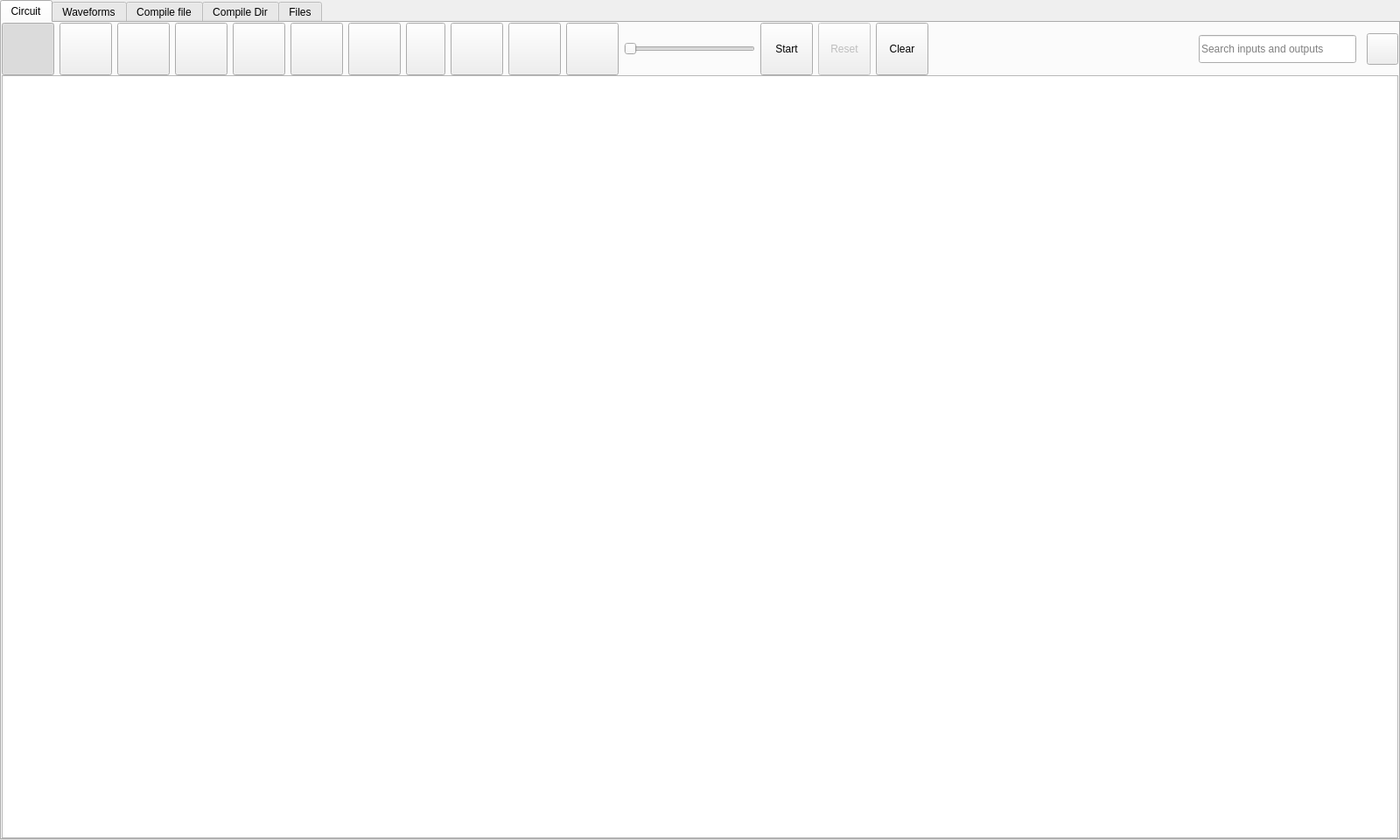
<?xml version="1.0" encoding="UTF-8"?>
<ui version="4.0">
 <class>BitSimulatorClass</class>
 <widget class="QMainWindow" name="BitSimulatorClass">
  <property name="geometry">
   <rect>
    <x>0</x>
    <y>0</y>
    <width>1600</width>
    <height>960</height>
   </rect>
  </property>
  <property name="windowTitle">
   <string>BitSimulator</string>
  </property>
  <widget class="QWidget" name="centralWidget">
   <layout class="QHBoxLayout" name="horizontalLayout_2">
    <property name="spacing">
     <number>6</number>
    </property>
    <property name="leftMargin">
     <number>0</number>
    </property>
    <property name="topMargin">
     <number>0</number>
    </property>
    <property name="rightMargin">
     <number>0</number>
    </property>
    <property name="bottomMargin">
     <number>0</number>
    </property>
    <item>
     <widget class="QTabWidget" name="tabWidget">
      <property name="currentIndex">
       <number>0</number>
      </property>
      <widget class="QWidget" name="CircuitTab">
       <attribute name="title">
        <string>Circuit</string>
       </attribute>
       <layout class="QHBoxLayout" name="horizontalLayout_3">
        <property name="spacing">
         <number>5</number>
        </property>
        <property name="leftMargin">
         <number>0</number>
        </property>
        <property name="topMargin">
         <number>0</number>
        </property>
        <property name="rightMargin">
         <number>0</number>
        </property>
        <property name="bottomMargin">
         <number>0</number>
        </property>
        <item>
         <layout class="QGridLayout" name="gridLayout_2" columnstretch="1,0,0,0,0">
          <property name="horizontalSpacing">
           <number>6</number>
          </property>
          <property name="verticalSpacing">
           <number>0</number>
          </property>
          <item row="1" column="0" colspan="5">
           <widget class="CircuitCanvas" name="camera"/>
          </item>
          <item row="0" column="2">
           <widget class="QLineEdit" name="searchBar">
            <property name="minimumSize">
             <size>
              <width>180</width>
              <height>32</height>
             </size>
            </property>
            <property name="maximumSize">
             <size>
              <width>240</width>
              <height>16777215</height>
             </size>
            </property>
            <property name="toolTip">
             <string>Find an input or output by name (a regular expression, any case); Enter jumps to a single match</string>
            </property>
            <property name="placeholderText">
             <string>Search inputs and outputs</string>
            </property>
            <property name="clearButtonEnabled">
             <bool>true</bool>
            </property>
           </widget>
          </item>
          <item row="0" column="1">
           <spacer name="horizontalSpacer">
            <property name="maximumSize">
             <size>
              <width>16777215</width>
              <height>60</height>
             </size>
            </property>
            <property name="orientation">
             <enum>Qt::Orientation::Horizontal</enum>
            </property>
            <property name="sizeHint" stdset="0">
             <size>
              <width>40</width>
              <height>20</height>
             </size>
            </property>
           </spacer>
          </item>
          <item row="0" column="0">
           <layout class="QGridLayout" name="gridLayout">
            <property name="horizontalSpacing">
             <number>6</number>
            </property>
            <item row="0" column="5">
             <widget class="GateButton" name="xnorButton">
              <property name="sizePolicy">
               <sizepolicy hsizetype="Minimum" vsizetype="Fixed">
                <horstretch>0</horstretch>
                <verstretch>0</verstretch>
               </sizepolicy>
              </property>
              <property name="minimumSize">
               <size>
                <width>60</width>
                <height>40</height>
               </size>
              </property>
              <property name="maximumSize">
               <size>
                <width>70</width>
                <height>60</height>
               </size>
              </property>
              <property name="text">
               <string/>
              </property>
              <property name="checkable">
               <bool>true</bool>
              </property>
              <property name="checked">
               <bool>false</bool>
              </property>
              <property name="autoExclusive">
               <bool>true</bool>
              </property>
             </widget>
            </item>
            <item row="0" column="10">
             <widget class="SourceButton" name="srcButton">
              <property name="sizePolicy">
               <sizepolicy hsizetype="Minimum" vsizetype="Fixed">
                <horstretch>0</horstretch>
                <verstretch>0</verstretch>
               </sizepolicy>
              </property>
              <property name="minimumSize">
               <size>
                <width>60</width>
                <height>40</height>
               </size>
              </property>
              <property name="maximumSize">
               <size>
                <width>70</width>
                <height>60</height>
               </size>
              </property>
              <property name="text">
               <string/>
              </property>
              <property name="checkable">
               <bool>true</bool>
              </property>
              <property name="checked">
               <bool>false</bool>
              </property>
              <property name="autoExclusive">
               <bool>true</bool>
              </property>
             </widget>
            </item>
            <item row="0" column="6">
             <widget class="GateButton" name="notButton">
              <property name="sizePolicy">
               <sizepolicy hsizetype="Minimum" vsizetype="Fixed">
                <horstretch>0</horstretch>
                <verstretch>0</verstretch>
               </sizepolicy>
              </property>
              <property name="minimumSize">
               <size>
                <width>60</width>
                <height>40</height>
               </size>
              </property>
              <property name="maximumSize">
               <size>
                <width>70</width>
                <height>60</height>
               </size>
              </property>
              <property name="text">
               <string/>
              </property>
              <property name="checkable">
               <bool>true</bool>
              </property>
              <property name="checked">
               <bool>false</bool>
              </property>
              <property name="autoExclusive">
               <bool>true</bool>
              </property>
             </widget>
            </item>
            <item row="0" column="4">
             <widget class="GateButton" name="xorButton">
              <property name="sizePolicy">
               <sizepolicy hsizetype="Minimum" vsizetype="Fixed">
                <horstretch>0</horstretch>
                <verstretch>0</verstretch>
               </sizepolicy>
              </property>
              <property name="minimumSize">
               <size>
                <width>60</width>
                <height>40</height>
               </size>
              </property>
              <property name="maximumSize">
               <size>
                <width>70</width>
                <height>60</height>
               </size>
              </property>
              <property name="text">
               <string/>
              </property>
              <property name="checkable">
               <bool>true</bool>
              </property>
              <property name="checked">
               <bool>false</bool>
              </property>
              <property name="autoExclusive">
               <bool>true</bool>
              </property>
             </widget>
            </item>
            <item row="0" column="0">
             <widget class="GateButton" name="andButton">
              <property name="sizePolicy">
               <sizepolicy hsizetype="Minimum" vsizetype="Fixed">
                <horstretch>0</horstretch>
                <verstretch>0</verstretch>
               </sizepolicy>
              </property>
              <property name="minimumSize">
               <size>
                <width>60</width>
                <height>40</height>
               </size>
              </property>
              <property name="maximumSize">
               <size>
                <width>70</width>
                <height>60</height>
               </size>
              </property>
              <property name="text">
               <string/>
              </property>
              <property name="checkable">
               <bool>true</bool>
              </property>
              <property name="checked">
               <bool>true</bool>
              </property>
              <property name="autoExclusive">
               <bool>true</bool>
              </property>
             </widget>
            </item>
            <item row="0" column="13">
             <widget class="QPushButton" name="resetButton">
              <property name="enabled">
               <bool>false</bool>
              </property>
              <property name="sizePolicy">
               <sizepolicy hsizetype="Minimum" vsizetype="Fixed">
                <horstretch>0</horstretch>
                <verstretch>0</verstretch>
               </sizepolicy>
              </property>
              <property name="minimumSize">
               <size>
                <width>60</width>
                <height>40</height>
               </size>
              </property>
              <property name="maximumSize">
               <size>
                <width>75</width>
                <height>60</height>
               </size>
              </property>
              <property name="toolTip">
               <string>End the run and clear its values and waveforms; Start then runs the circuit from the first tick</string>
              </property>
              <property name="text">
               <string>Reset</string>
              </property>
             </widget>
            </item>
            <item row="0" column="14">
             <widget class="QPushButton" name="clearButton">
              <property name="sizePolicy">
               <sizepolicy hsizetype="Minimum" vsizetype="Minimum">
                <horstretch>0</horstretch>
                <verstretch>0</verstretch>
               </sizepolicy>
              </property>
              <property name="minimumSize">
               <size>
                <width>60</width>
                <height>40</height>
               </size>
              </property>
              <property name="maximumSize">
               <size>
                <width>75</width>
                <height>60</height>
               </size>
              </property>
              <property name="text">
               <string>Clear</string>
              </property>
             </widget>
            </item>
            <item row="0" column="3">
             <widget class="GateButton" name="norButton">
              <property name="sizePolicy">
               <sizepolicy hsizetype="Minimum" vsizetype="Fixed">
                <horstretch>0</horstretch>
                <verstretch>0</verstretch>
               </sizepolicy>
              </property>
              <property name="minimumSize">
               <size>
                <width>60</width>
                <height>40</height>
               </size>
              </property>
              <property name="maximumSize">
               <size>
                <width>70</width>
                <height>60</height>
               </size>
              </property>
              <property name="text">
               <string/>
              </property>
              <property name="checkable">
               <bool>true</bool>
              </property>
              <property name="checked">
               <bool>false</bool>
              </property>
              <property name="autoExclusive">
               <bool>true</bool>
              </property>
             </widget>
            </item>
            <item row="0" column="2">
             <widget class="GateButton" name="orButton">
              <property name="sizePolicy">
               <sizepolicy hsizetype="Minimum" vsizetype="Fixed">
                <horstretch>0</horstretch>
                <verstretch>0</verstretch>
               </sizepolicy>
              </property>
              <property name="minimumSize">
               <size>
                <width>60</width>
                <height>40</height>
               </size>
              </property>
              <property name="maximumSize">
               <size>
                <width>70</width>
                <height>60</height>
               </size>
              </property>
              <property name="text">
               <string/>
              </property>
              <property name="checkable">
               <bool>true</bool>
              </property>
              <property name="checked">
               <bool>false</bool>
              </property>
              <property name="autoExclusive">
               <bool>true</bool>
              </property>
             </widget>
            </item>
            <item row="0" column="12">
             <widget class="QPushButton" name="startButton">
              <property name="sizePolicy">
               <sizepolicy hsizetype="Minimum" vsizetype="Fixed">
                <horstretch>0</horstretch>
                <verstretch>0</verstretch>
               </sizepolicy>
              </property>
              <property name="minimumSize">
               <size>
                <width>60</width>
                <height>40</height>
               </size>
              </property>
              <property name="maximumSize">
               <size>
                <width>75</width>
                <height>60</height>
               </size>
              </property>
              <property name="text">
               <string>Start</string>
              </property>
             </widget>
            </item>
            <item row="0" column="9">
             <widget class="DisplayButton" name="displayButton">
              <property name="sizePolicy">
               <sizepolicy hsizetype="Minimum" vsizetype="Fixed">
                <horstretch>0</horstretch>
                <verstretch>0</verstretch>
               </sizepolicy>
              </property>
              <property name="minimumSize">
               <size>
                <width>60</width>
                <height>40</height>
               </size>
              </property>
              <property name="maximumSize">
               <size>
                <width>70</width>
                <height>60</height>
               </size>
              </property>
              <property name="text">
               <string/>
              </property>
              <property name="checkable">
               <bool>true</bool>
              </property>
              <property name="checked">
               <bool>false</bool>
              </property>
              <property name="autoExclusive">
               <bool>true</bool>
              </property>
             </widget>
            </item>
            <item row="0" column="8">
             <widget class="RegisterButton" name="regButton">
              <property name="sizePolicy">
               <sizepolicy hsizetype="Minimum" vsizetype="Fixed">
                <horstretch>0</horstretch>
                <verstretch>0</verstretch>
               </sizepolicy>
              </property>
              <property name="minimumSize">
               <size>
                <width>60</width>
                <height>40</height>
               </size>
              </property>
              <property name="maximumSize">
               <size>
                <width>70</width>
                <height>60</height>
               </size>
              </property>
              <property name="text">
               <string/>
              </property>
              <property name="checkable">
               <bool>true</bool>
              </property>
              <property name="checked">
               <bool>false</bool>
              </property>
              <property name="autoExclusive">
               <bool>true</bool>
              </property>
             </widget>
            </item>
            <item row="0" column="7">
             <widget class="MuxButton" name="muxButton">
              <property name="sizePolicy">
               <sizepolicy hsizetype="Minimum" vsizetype="Fixed">
                <horstretch>0</horstretch>
                <verstretch>0</verstretch>
               </sizepolicy>
              </property>
              <property name="minimumSize">
               <size>
                <width>45</width>
                <height>40</height>
               </size>
              </property>
              <property name="maximumSize">
               <size>
                <width>45</width>
                <height>60</height>
               </size>
              </property>
              <property name="text">
               <string/>
              </property>
              <property name="checkable">
               <bool>true</bool>
              </property>
              <property name="checked">
               <bool>false</bool>
              </property>
              <property name="autoExclusive">
               <bool>true</bool>
              </property>
             </widget>
            </item>
            <item row="0" column="11">
             <widget class="QSlider" name="slider">
              <property name="sizePolicy">
               <sizepolicy hsizetype="Expanding" vsizetype="Minimum">
                <horstretch>0</horstretch>
                <verstretch>0</verstretch>
               </sizepolicy>
              </property>
              <property name="minimumSize">
               <size>
                <width>150</width>
                <height>60</height>
               </size>
              </property>
              <property name="maximumSize">
               <size>
                <width>250</width>
                <height>60</height>
               </size>
              </property>
              <property name="orientation">
               <enum>Qt::Orientation::Horizontal</enum>
              </property>
             </widget>
            </item>
            <item row="0" column="1">
             <widget class="GateButton" name="nandButton">
              <property name="sizePolicy">
               <sizepolicy hsizetype="Minimum" vsizetype="Fixed">
                <horstretch>0</horstretch>
                <verstretch>0</verstretch>
               </sizepolicy>
              </property>
              <property name="minimumSize">
               <size>
                <width>60</width>
                <height>40</height>
               </size>
              </property>
              <property name="maximumSize">
               <size>
                <width>70</width>
                <height>60</height>
               </size>
              </property>
              <property name="text">
               <string/>
              </property>
              <property name="checkable">
               <bool>true</bool>
              </property>
              <property name="checked">
               <bool>false</bool>
              </property>
              <property name="autoExclusive">
               <bool>true</bool>
              </property>
             </widget>
            </item>
           </layout>
          </item>
          <item row="0" column="4">
           <widget class="QPushButton" name="themeButton">
            <property name="minimumSize">
             <size>
              <width>36</width>
              <height>36</height>
             </size>
            </property>
            <property name="maximumSize">
             <size>
              <width>36</width>
              <height>36</height>
             </size>
            </property>
            <property name="cursor">
             <cursorShape>PointingHandCursor</cursorShape>
            </property>
            <property name="focusPolicy">
             <enum>Qt::FocusPolicy::NoFocus</enum>
            </property>
            <property name="toolTip">
             <string>Switch between light and dark mode</string>
            </property>
            <property name="text">
             <string/>
            </property>
           </widget>
          </item>
          <item row="0" column="3">
           <spacer name="horizontalSpacer_2">
            <property name="orientation">
             <enum>Qt::Orientation::Horizontal</enum>
            </property>
            <property name="sizeHint" stdset="0">
             <size>
              <width>40</width>
              <height>20</height>
             </size>
            </property>
           </spacer>
          </item>
         </layout>
        </item>
       </layout>
      </widget>
      <widget class="QWidget" name="waveformTab">
       <attribute name="title">
        <string>Waveforms</string>
       </attribute>
       <layout class="QVBoxLayout" name="waveformLayout" stretch="0,1">
        <property name="spacing">
         <number>8</number>
        </property>
        <property name="leftMargin">
         <number>8</number>
        </property>
        <property name="topMargin">
         <number>8</number>
        </property>
        <property name="rightMargin">
         <number>8</number>
        </property>
        <property name="bottomMargin">
         <number>8</number>
        </property>
        <item>
         <layout class="QHBoxLayout" name="waveToolbar">
          <property name="spacing">
           <number>6</number>
          </property>
          <item>
           <widget class="QPushButton" name="waveZoomIn">
            <property name="toolTip">
             <string>Zoom in (or Ctrl+mouse wheel)</string>
            </property>
            <property name="text">
             <string>Zoom in</string>
            </property>
           </widget>
          </item>
          <item>
           <widget class="QPushButton" name="waveZoomOut">
            <property name="toolTip">
             <string>Zoom out (or Ctrl+mouse wheel)</string>
            </property>
            <property name="text">
             <string>Zoom out</string>
            </property>
           </widget>
          </item>
          <item>
           <widget class="QPushButton" name="waveZoomFit">
            <property name="toolTip">
             <string>Show the whole run</string>
            </property>
            <property name="text">
             <string>Fit</string>
            </property>
           </widget>
          </item>
          <item>
           <widget class="QPushButton" name="waveFollow">
            <property name="toolTip">
             <string>Keep the newest tick in view while the simulation runs</string>
            </property>
            <property name="text">
             <string>Follow</string>
            </property>
            <property name="checkable">
             <bool>true</bool>
            </property>
            <property name="checked">
             <bool>true</bool>
            </property>
           </widget>
          </item>
          <item>
           <widget class="QFrame" name="waveToolbarSeparator">
            <property name="frameShape">
             <enum>QFrame::Shape::VLine</enum>
            </property>
           </widget>
          </item>
          <item>
           <widget class="QPushButton" name="waveStartButton">
            <property name="toolTip">
             <string>Run the circuit from the first tick</string>
            </property>
            <property name="text">
             <string>Start</string>
            </property>
           </widget>
          </item>
          <item>
           <widget class="QPushButton" name="waveResetButton">
            <property name="enabled">
             <bool>false</bool>
            </property>
            <property name="toolTip">
             <string>End the run and clear its values and waveforms; Start then runs the circuit from the first tick</string>
            </property>
            <property name="text">
             <string>Reset</string>
            </property>
           </widget>
          </item>
          <item>
           <widget class="QLabel" name="waveHint">
            <property name="text">
             <string>Click: cursor · Shift+click: second cursor · Drag: pan · Wheel: time · Shift+wheel: rows · Ctrl+wheel: zoom · Right-click a row: radix, split, remove</string>
            </property>
            <property name="muted" stdset="0">
             <bool>true</bool>
            </property>
           </widget>
          </item>
          <item>
           <spacer name="waveToolbarSpacer">
            <property name="orientation">
             <enum>Qt::Orientation::Horizontal</enum>
            </property>
            <property name="sizeHint" stdset="0">
             <size>
              <width>20</width>
              <height>20</height>
             </size>
            </property>
           </spacer>
          </item>
          <item>
           <widget class="QLabel" name="waveStatus">
            <property name="muted" stdset="0">
             <bool>true</bool>
            </property>
           </widget>
          </item>
         </layout>
        </item>
        <item>
         <widget class="QSplitter" name="waveSplitter">
          <property name="orientation">
           <enum>Qt::Orientation::Horizontal</enum>
          </property>
          <property name="childrenCollapsible">
           <bool>false</bool>
          </property>
          <widget class="QTreeWidget" name="waveSignalTree">
           <property name="minimumSize">
            <size>
             <width>180</width>
             <height>0</height>
            </size>
           </property>
           <property name="toolTip">
            <string>Check a port to show it in the waveforms; check a block to show all of its ports</string>
           </property>
           <property name="uniformRowHeights">
            <bool>true</bool>
           </property>
           <column>
            <property name="text">
             <string>Signal</string>
            </property>
           </column>
           <column>
            <property name="text">
             <string>Port</string>
            </property>
           </column>
          </widget>
          <widget class="WaveformView" name="waveView" native="true"/>
         </widget>
        </item>
       </layout>
      </widget>
      <widget class="QWidget" name="hdlEditorTab">
       <attribute name="title">
        <string>Compile file</string>
       </attribute>
       <layout class="QVBoxLayout" name="hdlEditorLayout">
        <property name="spacing">
         <number>10</number>
        </property>
        <property name="leftMargin">
         <number>16</number>
        </property>
        <property name="topMargin">
         <number>16</number>
        </property>
        <property name="rightMargin">
         <number>16</number>
        </property>
        <property name="bottomMargin">
         <number>16</number>
        </property>
        <item>
         <widget class="QLabel" name="hdlEditorHint">
          <property name="text">
           <string>Put your System Verilog, Verilog or VHDL code in the editor. The top module is found automatically.</string>
          </property>
          <property name="wordWrap">
           <bool>true</bool>
          </property>
          <property name="muted" stdset="0">
           <bool>true</bool>
          </property>
         </widget>
        </item>
        <item>
         <widget class="QPlainTextEdit" name="hdlEditor"/>
        </item>
        <item>
         <layout class="QHBoxLayout" name="hdlEditorButtonRow">
          <item>
           <spacer name="hdlEditorSpacer">
            <property name="orientation">
             <enum>Qt::Orientation::Horizontal</enum>
            </property>
            <property name="sizeHint" stdset="0">
             <size>
              <width>40</width>
              <height>20</height>
             </size>
            </property>
           </spacer>
          </item>
          <item>
           <widget class="QPushButton" name="compileButton">
            <property name="text">
             <string>Compile</string>
            </property>
           </widget>
          </item>
         </layout>
        </item>
       </layout>
      </widget>
      <widget class="QWidget" name="CompileDirTab">
       <attribute name="title">
        <string>Compile Dir</string>
       </attribute>
       <layout class="QVBoxLayout" name="compileDirLayout">
        <property name="spacing">
         <number>10</number>
        </property>
        <property name="leftMargin">
         <number>16</number>
        </property>
        <property name="topMargin">
         <number>16</number>
        </property>
        <property name="rightMargin">
         <number>16</number>
        </property>
        <property name="bottomMargin">
         <number>16</number>
        </property>
        <item>
         <widget class="QLabel" name="compileDirHint">
          <property name="text">
           <string>Choose a folder: every Verilog (.v), SystemVerilog (.sv) and VHDL (.vhd, .vhdl) file in it and its subfolders is listed. Uncheck the files to leave out, such as testbenches. The top module is found automatically.</string>
          </property>
          <property name="wordWrap">
           <bool>true</bool>
          </property>
          <property name="muted" stdset="0">
           <bool>true</bool>
          </property>
         </widget>
        </item>
        <item>
         <layout class="QHBoxLayout" name="compileDirPathRow">
          <property name="spacing">
           <number>8</number>
          </property>
          <item>
           <widget class="QLineEdit" name="compileDirPath">
            <property name="placeholderText">
             <string>Folder with your Verilog files</string>
            </property>
           </widget>
          </item>
          <item>
           <widget class="QPushButton" name="selectPathButton">
            <property name="text">
             <string>Select path...</string>
            </property>
           </widget>
          </item>
         </layout>
        </item>
        <item>
         <widget class="QListWidget" name="compileFilesDisplayer">
          <property name="alternatingRowColors">
           <bool>false</bool>
          </property>
         </widget>
        </item>
        <item>
         <layout class="QHBoxLayout" name="compileDirButtonRow">
          <item>
           <widget class="QLabel" name="compileDirCount">
            <property name="muted" stdset="0">
             <bool>true</bool>
            </property>
           </widget>
          </item>
          <item>
           <spacer name="compileDirSpacer">
            <property name="orientation">
             <enum>Qt::Orientation::Horizontal</enum>
            </property>
            <property name="sizeHint" stdset="0">
             <size>
              <width>40</width>
              <height>20</height>
             </size>
            </property>
           </spacer>
          </item>
          <item>
           <widget class="QPushButton" name="compileDirButton">
            <property name="text">
             <string>Compile directory</string>
            </property>
           </widget>
          </item>
         </layout>
        </item>
       </layout>
      </widget>
      <widget class="QWidget" name="filesTab">
       <attribute name="title">
        <string>Files</string>
       </attribute>
       <layout class="QHBoxLayout" name="filesLayout" stretch="1,1">
        <property name="spacing">
         <number>24</number>
        </property>
        <property name="leftMargin">
         <number>16</number>
        </property>
        <property name="topMargin">
         <number>16</number>
        </property>
        <property name="rightMargin">
         <number>16</number>
        </property>
        <property name="bottomMargin">
         <number>16</number>
        </property>
        <item>
         <layout class="QVBoxLayout" name="fileActions">
          <property name="spacing">
           <number>10</number>
          </property>
          <item>
           <widget class="QLabel" name="currentFileName">
            <property name="text">
             <string>Untitled</string>
            </property>
           </widget>
          </item>
          <item>
           <widget class="QLabel" name="currentFilePath">
            <property name="wordWrap">
             <bool>true</bool>
            </property>
            <property name="textInteractionFlags">
             <set>Qt::TextInteractionFlag::TextSelectableByMouse</set>
            </property>
            <property name="muted" stdset="0">
             <bool>true</bool>
            </property>
           </widget>
          </item>
          <item>
           <layout class="QGridLayout" name="fileButtonGrid" columnstretch="0,1">
            <property name="horizontalSpacing">
             <number>14</number>
            </property>
            <property name="verticalSpacing">
             <number>10</number>
            </property>
            <item row="0" column="0">
             <widget class="QPushButton" name="newButton">
              <property name="minimumSize">
               <size>
                <width>130</width>
                <height>40</height>
               </size>
              </property>
              <property name="text">
               <string>New</string>
              </property>
             </widget>
            </item>
            <item row="0" column="1">
             <widget class="QLabel" name="newButtonHint">
              <property name="text">
               <string>Start an empty circuit (Ctrl+N)</string>
              </property>
              <property name="wordWrap">
               <bool>true</bool>
              </property>
              <property name="muted" stdset="0">
               <bool>true</bool>
              </property>
             </widget>
            </item>
            <item row="1" column="0">
             <widget class="QPushButton" name="openButton">
              <property name="minimumSize">
               <size>
                <width>130</width>
                <height>40</height>
               </size>
              </property>
              <property name="text">
               <string>Open...</string>
              </property>
             </widget>
            </item>
            <item row="1" column="1">
             <widget class="QLabel" name="openButtonHint">
              <property name="text">
               <string>Open a .bitsim file from anywhere (Ctrl+O)</string>
              </property>
              <property name="wordWrap">
               <bool>true</bool>
              </property>
              <property name="muted" stdset="0">
               <bool>true</bool>
              </property>
             </widget>
            </item>
            <item row="2" column="0">
             <widget class="QPushButton" name="saveButton">
              <property name="minimumSize">
               <size>
                <width>130</width>
                <height>40</height>
               </size>
              </property>
              <property name="text">
               <string>Save</string>
              </property>
             </widget>
            </item>
            <item row="2" column="1">
             <widget class="QLabel" name="saveButtonHint">
              <property name="text">
               <string>Save the circuit to its file (Ctrl+S)</string>
              </property>
              <property name="wordWrap">
               <bool>true</bool>
              </property>
              <property name="muted" stdset="0">
               <bool>true</bool>
              </property>
             </widget>
            </item>
            <item row="3" column="0">
             <widget class="QPushButton" name="saveAsButton">
              <property name="minimumSize">
               <size>
                <width>130</width>
                <height>40</height>
               </size>
              </property>
              <property name="text">
               <string>Save As...</string>
              </property>
             </widget>
            </item>
            <item row="3" column="1">
             <widget class="QLabel" name="saveAsButtonHint">
              <property name="text">
               <string>Save the circuit under a new name in the saves folder (Ctrl+Shift+S)</string>
              </property>
              <property name="wordWrap">
               <bool>true</bool>
              </property>
              <property name="muted" stdset="0">
               <bool>true</bool>
              </property>
             </widget>
            </item>
           </layout>
          </item>
          <item>
           <spacer name="fileActionsSpacer">
            <property name="orientation">
             <enum>Qt::Orientation::Vertical</enum>
            </property>
            <property name="sizeHint" stdset="0">
             <size>
              <width>20</width>
              <height>40</height>
             </size>
            </property>
           </spacer>
          </item>
         </layout>
        </item>
        <item>
         <layout class="QVBoxLayout" name="savesColumn">
          <property name="spacing">
           <number>8</number>
          </property>
          <item>
           <widget class="QLabel" name="savesTitle">
            <property name="text">
             <string>Saved circuits</string>
            </property>
           </widget>
          </item>
          <item>
           <widget class="QLabel" name="savesFolder">
            <property name="wordWrap">
             <bool>true</bool>
            </property>
            <property name="textInteractionFlags">
             <set>Qt::TextInteractionFlag::TextSelectableByMouse</set>
            </property>
            <property name="muted" stdset="0">
             <bool>true</bool>
            </property>
           </widget>
          </item>
          <item>
           <widget class="QTreeWidget" name="savesList">
            <property name="rootIsDecorated">
             <bool>false</bool>
            </property>
            <property name="uniformRowHeights">
             <bool>true</bool>
            </property>
            <property name="sortingEnabled">
             <bool>false</bool>
            </property>
            <column>
             <property name="text">
              <string>Name</string>
             </property>
            </column>
            <column>
             <property name="text">
              <string>Saved</string>
             </property>
            </column>
           </widget>
          </item>
          <item>
           <widget class="QLabel" name="savesHint">
            <property name="text">
             <string>Double-click a circuit to open it; right-click it to delete it.</string>
            </property>
            <property name="muted" stdset="0">
             <bool>true</bool>
            </property>
           </widget>
          </item>
         </layout>
        </item>
       </layout>
      </widget>
     </widget>
    </item>
   </layout>
  </widget>
  <action name="actionSimulator">
   <property name="text">
    <string>Simulator </string>
   </property>
  </action>
 </widget>
 <layoutdefault spacing="6" margin="11"/>
 <customwidgets>
  <customwidget>
   <class>CircuitCanvas</class>
   <extends>QGraphicsView</extends>
   <header>CircuitCanvas.h</header>
  </customwidget>
  <customwidget>
   <class>GateButton</class>
   <extends>QPushButton</extends>
   <header>Toolbar.h</header>
  </customwidget>
  <customwidget>
   <class>SourceButton</class>
   <extends>QPushButton</extends>
   <header>Toolbar.h</header>
  </customwidget>
  <customwidget>
   <class>RegisterButton</class>
   <extends>QPushButton</extends>
   <header>Toolbar.h</header>
  </customwidget>
  <customwidget>
   <class>MuxButton</class>
   <extends>QPushButton</extends>
   <header>Toolbar.h</header>
  </customwidget>
  <customwidget>
   <class>DisplayButton</class>
   <extends>QPushButton</extends>
   <header>Toolbar.h</header>
  </customwidget>
  <customwidget>
   <class>WaveformView</class>
   <extends>QWidget</extends>
   <header>Waveform.h</header>
  </customwidget>
 </customwidgets>
 <resources/>
 <connections/>
</ui>
